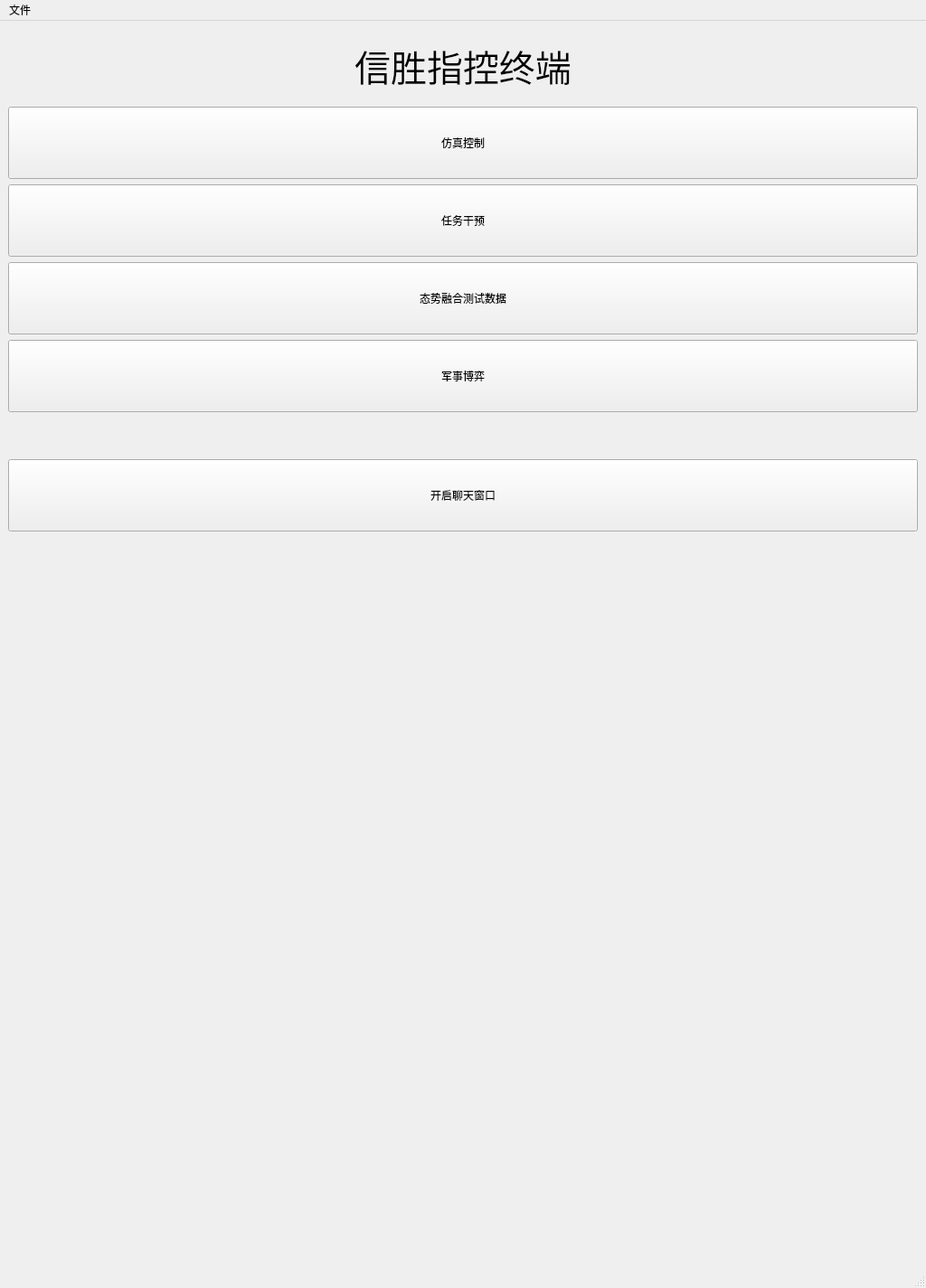
<?xml version="1.0" encoding="UTF-8"?>
<ui version="4.0">
 <class>MainWindow</class>
 <widget class="QMainWindow" name="MainWindow">
  <property name="geometry">
   <rect>
    <x>0</x>
    <y>0</y>
    <width>1024</width>
    <height>1359</height>
   </rect>
  </property>
  <property name="windowTitle">
   <string>MainWindow</string>
  </property>
  <widget class="QWidget" name="centralwidget">
   <layout class="QVBoxLayout" name="verticalLayout_2">
    <item>
     <layout class="QVBoxLayout" name="verticalLayout">
      <item>
       <widget class="QLabel" name="label">
        <property name="minimumSize">
         <size>
          <width>0</width>
          <height>80</height>
         </size>
        </property>
        <property name="font">
         <font>
          <pointsize>30</pointsize>
         </font>
        </property>
        <property name="layoutDirection">
         <enum>Qt::LeftToRight</enum>
        </property>
        <property name="text">
         <string>信胜指控终端</string>
        </property>
        <property name="alignment">
         <set>Qt::AlignCenter</set>
        </property>
       </widget>
      </item>
      <item>
       <widget class="QPushButton" name="pushButton_3">
        <property name="minimumSize">
         <size>
          <width>0</width>
          <height>80</height>
         </size>
        </property>
        <property name="text">
         <string>仿真控制</string>
        </property>
       </widget>
      </item>
      <item>
       <widget class="QPushButton" name="pushButton">
        <property name="minimumSize">
         <size>
          <width>0</width>
          <height>80</height>
         </size>
        </property>
        <property name="text">
         <string>任务干预</string>
        </property>
       </widget>
      </item>
      <item>
       <widget class="QPushButton" name="pushButton_2">
        <property name="minimumSize">
         <size>
          <width>0</width>
          <height>80</height>
         </size>
        </property>
        <property name="text">
         <string>态势融合测试数据</string>
        </property>
       </widget>
      </item>
      <item>
       <widget class="QPushButton" name="pushButton_4">
        <property name="minimumSize">
         <size>
          <width>0</width>
          <height>80</height>
         </size>
        </property>
        <property name="text">
         <string>军事博弈</string>
        </property>
       </widget>
      </item>
      <item>
       <layout class="QHBoxLayout" name="horizontalLayout" stretch="2,4">
        <item>
         <spacer name="horizontalSpacer">
          <property name="orientation">
           <enum>Qt::Horizontal</enum>
          </property>
          <property name="sizeHint" stdset="0">
           <size>
            <width>40</width>
            <height>20</height>
           </size>
          </property>
         </spacer>
        </item>
        <item>
         <widget class="QLabel" name="label_tips">
          <property name="minimumSize">
           <size>
            <width>0</width>
            <height>40</height>
           </size>
          </property>
          <property name="text">
           <string/>
          </property>
         </widget>
        </item>
       </layout>
      </item>
      <item>
       <widget class="QPushButton" name="pushButton_chat">
        <property name="minimumSize">
         <size>
          <width>0</width>
          <height>80</height>
         </size>
        </property>
        <property name="text">
         <string>开启聊天窗口</string>
        </property>
       </widget>
      </item>
      <item>
       <widget class="QWidget" name="widget_talk" native="true">
        <property name="minimumSize">
         <size>
          <width>1000</width>
          <height>800</height>
         </size>
        </property>
       </widget>
      </item>
     </layout>
    </item>
   </layout>
  </widget>
  <widget class="QMenuBar" name="menubar">
   <property name="geometry">
    <rect>
     <x>0</x>
     <y>0</y>
     <width>1024</width>
     <height>26</height>
    </rect>
   </property>
   <widget class="QMenu" name="menu">
    <property name="title">
     <string>文件</string>
    </property>
    <addaction name="action_exit"/>
   </widget>
   <addaction name="menu"/>
  </widget>
  <widget class="QStatusBar" name="statusbar"/>
  <action name="action_exit">
   <property name="text">
    <string>退出</string>
   </property>
  </action>
 </widget>
 <resources/>
 <connections/>
</ui>
